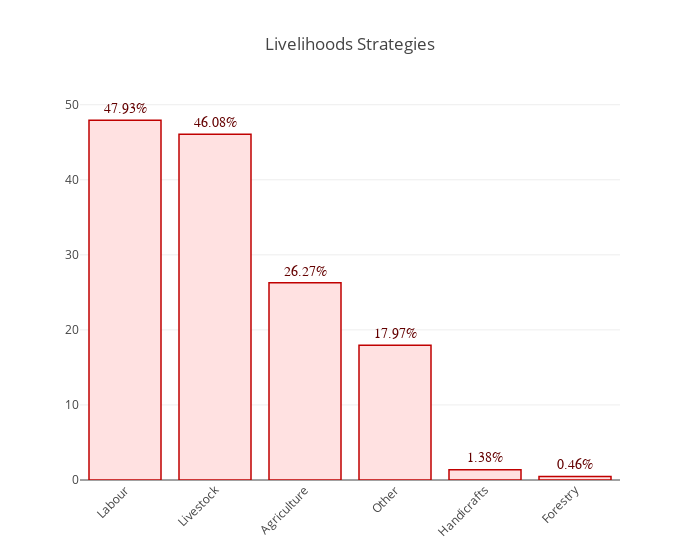

The notebook cell this image was saved under:
### Code cell
lh_perc = 100*lh_values/217
lh_perc = lh_perc.round(2)
livelihoods_strategies = {
    "layout": {
        "title": "Livelihoods Strategies",
        "xaxis": {
            "tickangle": -45
        },
        "width": 700,
        "annotations": []
    },
    "data": [
        {
            "x": map(lambda x: x.capitalize(), lh_perc.index.values),
            "y": lh_perc.values,
            "type": "bar",
            "name": "Livelihoods Strategies",
            "marker": {
                "color": 'rgb(258,225,225)',
                "line": {
                    "color": 'rgb(192,0,0)',
                    "width": 1.5
                }
            },
        }
    ]
}


for i in range(0, len(lh_values)):
    livelihoods_strategies["layout"]["annotations"].append(
        {
            "x": map(lambda x: x.capitalize(), lh_perc.index.values)[i],
            "y": lh_perc.values[i] + 1.5,
            "text": str(lh_perc.values[i]) + "%",
            "font": dict(
                family='Arial',
                size=14,
                color='rgba(100, 0, 0, 1)'
            ),
            "showarrow": False,

        }
    )

iplot(livelihoods_strategies)

### Figure 1 — Plotly figure (JSON) as saved in the notebook; plotly's stock layout.template omitted (floating-point values rounded to 4 significant figures)
{"data": [{"marker": {"color": "rgb(258,225,225)", "line": {"color": "rgb(192,0,0)", "width": 1.5}}, "name": "Livelihoods Strategies", "type": "bar", "x": ["Labour", "Livestock", "Agriculture", "Other", "Handicrafts", "Forestry"], "y": [47.93, 46.08, 26.27, 17.97, 1.38, 0.46]}], "layout": {"annotations": [{"font": {"color": "rgba(100, 0, 0, 1)", "family": "Arial", "size": 14}, "showarrow": false, "text": "47.93%", "x": "Labour", "y": 49.43}, {"font": {"color": "rgba(100, 0, 0, 1)", "family": "Arial", "size": 14}, "showarrow": false, "text": "46.08%", "x": "Livestock", "y": 47.58}, {"font": {"color": "rgba(100, 0, 0, 1)", "family": "Arial", "size": 14}, "showarrow": false, "text": "26.27%", "x": "Agriculture", "y": 27.77}, {"font": {"color": "rgba(100, 0, 0, 1)", "family": "Arial", "size": 14}, "showarrow": false, "text": "17.97%", "x": "Other", "y": 19.47}, {"font": {"color": "rgba(100, 0, 0, 1)", "family": "Arial", "size": 14}, "showarrow": false, "text": "1.38%", "x": "Handicrafts", "y": 2.88}, {"font": {"color": "rgba(100, 0, 0, 1)", "family": "Arial", "size": 14}, "showarrow": false, "text": "0.46%", "x": "Forestry", "y": 1.96}], "title": "Livelihoods Strategies", "width": 700, "xaxis": {"tickangle": -45}}}
